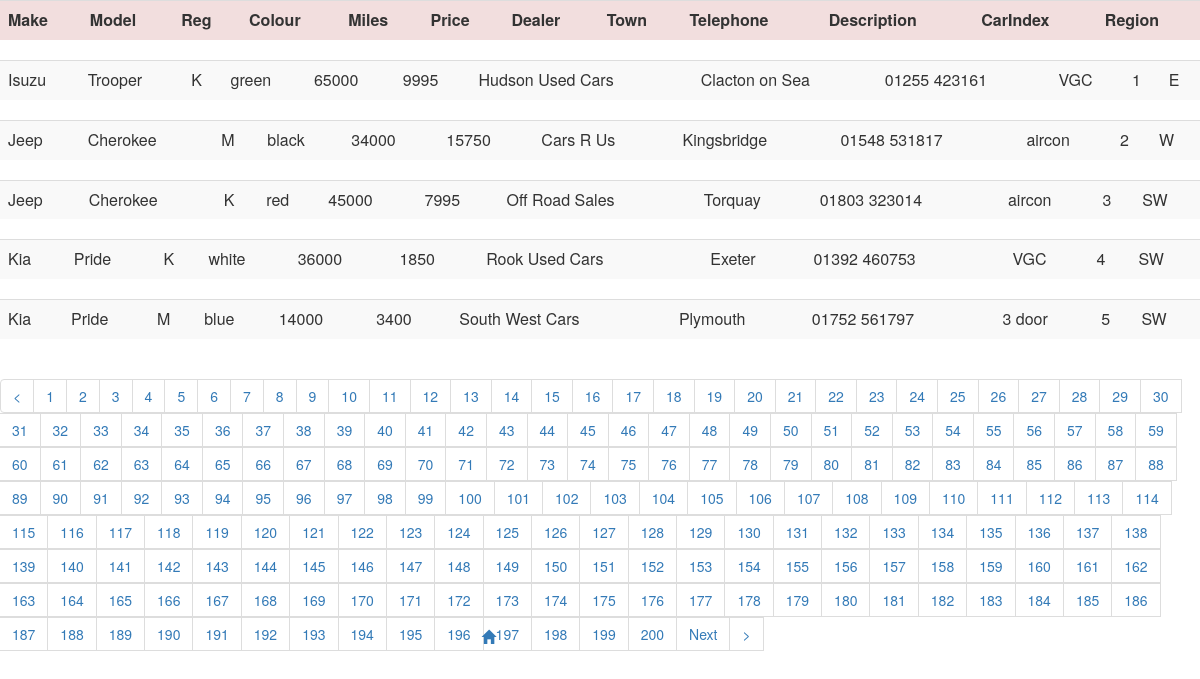
/newweb/admin/viewcars.php, run on the app's committed database.
### tables this page shows
CREATE TABLE cars (
  make varchar(10) default NULL,
  model varchar(15) default NULL,
  Reg varchar(1) default NULL,
  colour varchar(10) default NULL,
  miles varchar(6) default NULL,
  price int(11) default NULL,
  dealer varchar(50) default NULL,
  town varchar(20) default NULL,
  telephone varchar(15) default NULL,
  description varchar(30) default NULL,
  carIndex int(11) default NULL,
  region varchar(10) default NULL
);

### newweb/admin/viewcars.php (the view, shortened to what this page needs)
<html>
<head>
<link rel="stylesheet" href="https://maxcdn.bootstrapcdn.com/bootstrap/3.3.6/css/bootstrap.min.css">
<link rel="stylesheet" href="https://maxcdn.bootstrapcdn.com/bootstrap/3.3.6/css/bootstrap-theme.min.css">
<link rel="stylesheet" href="//code.jquery.com/ui/1.10.4/themes/smoothness/jquery-ui.css">
<link rel="stylesheet" href="https://maxcdn.bootstrapcdn.com/font-awesome/4.5.0/css/font-awesome.min.css">
</head>
<body>
<table class="table table-striped">
	<tr class="danger">
        <th>Make</th>
        <th>Model</th>
        <th>Reg</th>
        <th>Colour</th>
        <th>Miles</th>
        <th>Price</th>
        <th>Dealer</th>
        <th>Town</th>
        <th>Telephone</th>
        <th>Description</th>
        <th>CarIndex</th>
        <th>Region</th>
		</tr>
        <?php
	$servername = "localhost";
    $username = "root";
    $password = "Neptune";
    $dbname = "assignment";
    $conn = new mysqli($servername, $username, $password, $dbname);
	$perpage = 5;
        if (isset($_GET["page"])) {
            $page = intval($_GET["page"]);
        } else {
            $page = 1;
        }
        $calc = $perpage * $page;
        $start = $calc - $perpage;
        $records = $conn->query("select * from cars Limit $start, $perpage");
        $rows = mysqli_num_rows($records);
        if ($rows) {
	?>
	<div>
<?php
            if ($records->num_rows > 0) {
                while ($vehicle = $records->fetch_assoc()) {
                    echo
					"<table class='table table-striped'>"
                    ."<tr><td>" .$vehicle['make']."</td>"
					."<td>".$vehicle['model']. "</td>"
                    . "<td>" .$vehicle['Reg'] ."</td>"
                    ."<td>" .$vehicle['colour']."</td>"
					."<td>".$vehicle['miles']."</td>"
                    ."<td>" .$vehicle['price'] ."</td>"
                    . "<td>".$vehicle['dealer'] ."</td>"
                    . "<td>".$vehicle['town'] ."</td>"
                    ."<td>" .$vehicle['telephone'] ."</td>"
                    . "<td>" .$vehicle['description'] ."</td>"
                    ."<td>".$vehicle['carIndex'] ."</td>"
                    . "<td>" .$vehicle['region'] ."</td>"
					."</tr>"
					."</table>";
                }
            }
        }
		?>
    </table>
	<ul class='pagination'>
    <li><a href='viewcars.php?page=1'><</a></li>
    <?php
    if (isset($page)) {
        $result = mysqli_query($conn, "select Count(*) As Total from cars");
        $rows = mysqli_num_rows($result);
        if ($rows) {
            $rs = mysqli_fetch_assoc($result);
            $total = $rs["Total"];
        }
        $totalPages = ceil($total / $perpage);
        for ($i = 1; $i <= $totalPages; $i++) {
            if ($i <> $page) {
                echo "<li><a href='viewcars.php?page=$i'>$i</a></li>";
            } else {
                echo "<li><a class='active href='viewcars.php?page=$i'>$i</a></li>";
            }
        }
        if ($page != $totalPages) {
            $j = $page + 1;
            echo "<li><a href='viewcars.php?page=$j'>Next</a></li>";
        }
        echo "<li><a href='viewcars.php?page=$totalPages'>></a></li>";
		echo "<a href='index.php'><span class='glyphicon glyphicon-home'
		style='margin-top:250px; margin-left:-700px;'></span>";
    }
    ?>
</ul>
</body>
</html>

### data on the page
cars: make "Isuzu", model "Trooper", Reg "K", colour "green", miles "65000", price "9995", dealer "Hudson Used Cars", town "Clacton on Sea", telephone "01255 423161", description "VGC", carIndex "1", region "E"
cars: make "Jeep", model "Cherokee", Reg "M", colour "black", miles "34000", price "15750", dealer "Cars R Us", town "Kingsbridge", telephone "01548 531817", description "aircon", carIndex "2", region "W"
cars: make "Jeep", model "Cherokee", Reg "K", colour "red", miles "45000", price "7995", dealer "Off Road Sales", town "Torquay", telephone "01803 323014", description "aircon", carIndex "3", region "SW"
cars: make "Kia", model "Pride", Reg "K", colour "white", miles "36000", price "1850", dealer "Rook Used Cars", town "Exeter", telephone "01392 460753", description "VGC", carIndex "4", region "SW"
cars: make "Kia", model "Pride", Reg "M", colour "blue", miles "14000", price "3400", dealer "South West Cars", town "Plymouth", telephone "01752 561797", description "3 door", carIndex "5", region "SW"
